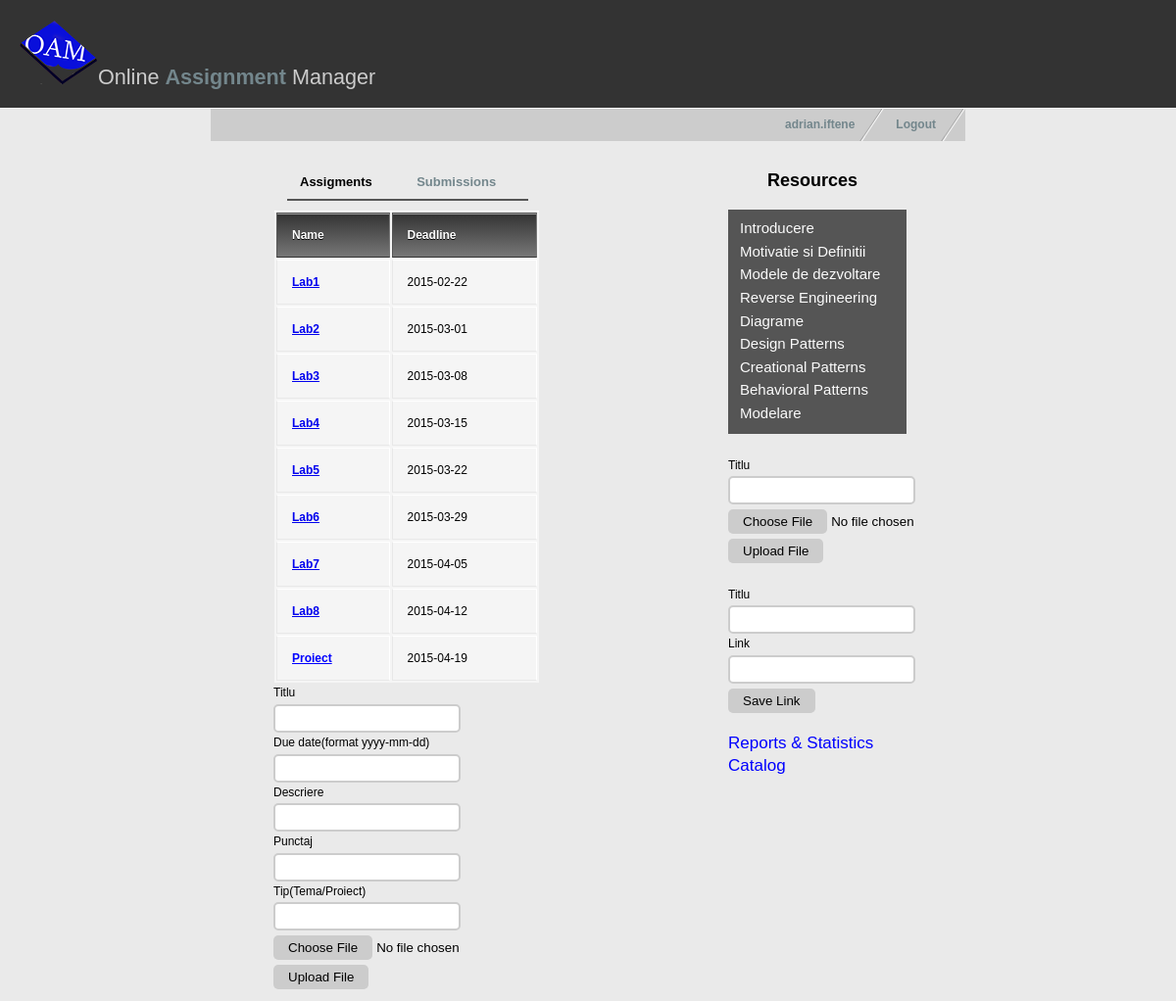
/profesorcourse.php?name=Ingineria Programarii (signed in), run on the app's committed database.
### tables this page shows
CREATE TABLE Assignment(
  IdAssignment INT(10) PRIMARY KEY,
  IdMaterie INT(10) NOT NULL,
  Titlu VARCHAR(30) NOT NULL,
  Descriere VARCHAR(255),
  AssignDate DATE NOT NULL,
  DueDate DATE NOT NULL,
  Punctaj DECIMAL(3) NOT NULL,
  Tip VARCHAR(10) NOT NULL,
  Path VARCHAR(255),
  FOREIGN KEY(IdMaterie) REFERENCES Materie(IdMaterie),
  CHECK(Tip IN ('Tema','Proiect'))
  );

CREATE TABLE Resource(
  IdResursa INT(10) PRIMARY KEY,
  Nume VARCHAR(50) NOT NULL,
  IdMaterie INT(10) NOT NULL,
  Path VARCHAR(255),
  FOREIGN KEY(IdMaterie) REFERENCES Materie(IdMaterie)
  );

### profesorcourse.php (the view, shortened to what this page needs)
<!DOCTYPE html>
<?php
  $username = $_SESSION['username'];
  $numemat=$_GET["name"];
?>
<html xmlns="http://www.w3.org/1999/xhtml" xml:lang="en" lang="en">
<head>
<link href="style.css" rel="stylesheet" type="text/css" />
</head>
<body>
<div id="header">
  <h1><img src="images/oamlogo3.png" alt="" />Online <span style="font-weight:bold; color:#73868C;">Assignment</span> Manager</h1>
</div>
<div id="container">
    <ul id="nav">
	  <li><a href="index.html">Logout</a></li>
      <li><a href="profindex.php"><?php echo $username ?></a></li>
    </ul>
  <div id="contentleft">
    <ul id="nav2" style="margin-left: 30px">
      <li><a href="#" style="color: #000;">Assigments</a></li>
      <li><a href="profsubs.php?name=<?php print $numemat?>">Submissions</a></li>
    </ul>
    <table>
      <thead>
        <tr>
          <th>Name</th>
          <th>Deadline</th>
        </tr>
      </thead>
      <tbody>
	  <?php
		$result = mysql_query("select assignment.titlu as t,assignment.path as p,assignment.duedate as d
			from assignment JOIN materie ON materie.IdMaterie=assignment.IdMaterie
			where materie.nume='$numemat';");
		while($line = mysql_fetch_array($result, MYSQL_ASSOC)) {
	  ?>
		<tr>
          <td><a href="<?php print $line["p"]?>"><strong><?php print $line["t"]?></strong></a></td>
          <td><?php print $line["d"]?></td>
        </tr>
    <?php }?>
      </tbody>
    </table>
    <form action="uploadprofassign.php" method="post" enctype='multipart/form-data' class="formular">
		  Titlu <br><input type="text" name="titlu"><br>
		  Due date(format yyyy-mm-dd) <input type="text" name="duedate"><br>
		  Descriere <br><input type="text" name="descriere"><br>
		  Punctaj <br><input type="text" name="punctaj">
		  Tip(Tema/Proiect) <br><input type="text" name="tip">
		  <input type="file" name="uploadFile" class="file-upload">
		  <input type="submit"  name="submit" value="Upload File" class="submit-upload">
	</form>
  </div>
  <div id="contentright">
    <h3 id="res">Resources</h3>
    <ul id="resources">
	<?php
		$result = mysql_query("select resource.nume as n,resource.path as p
			from resource JOIN materie ON materie.IdMaterie=resource.IdMaterie
			where materie.nume='$numemat';");
		while($line = mysql_fetch_array($result, MYSQL_ASSOC)) {
	?>
		<li><a href="<?php print $line["p"]?>"><?php print $line["n"]?></a></li>
    <?php }?>
    </ul>
	<form action="uploadprofcurs.php" method="post" enctype='multipart/form-data'><br>
		Titlu <br><input type="text" name="nume">
		<input type="file" name="uploadFile" class="file-upload">
		<input type="submit"  name="submit" value="Upload File" class="submit-upload">
	</form>
	<form action="uploadprofcurslink.php" method="post"><br>
		Titlu <br><input type="text" name="nume"><br>
		Link <br><input type="text" name="link">
    <input type="submit"  name="submit" value="Save Link" class="submit-upload">
	</form>
	<div id="reportdiv">
    <a href="testraport.php" id="reports" target="_blank">Reports &amp; Statistics</a><br />
    <a href="profcatalog.php?name=<?php print $numemat?>" id="reports" target="_blank">Catalog</a><br />
  </div>
  </div>
</div>
</body>
</html>

### style.css (style rules this page uses)
body { margin: 0; padding: 0; font: 75% tahoma, Verdana, Arial, sans-serif; line-height: 1.8em; background: #eaeaea url(images/bg.jpg) top left repeat-x; }
#header { background: #333; padding: 20px; border-bottom: 1px solid #fff; }
#header h1 { padding: 0; margin: 0; font-family: Georgia, sans-serif; font-weight: normal; font-size: 180%; color: #ccc; }
#container { width: 770px; margin: 0 auto; padding: 0; }
#nav { float: right; width: 100%; margin: 0; padding: 0px; list-style: none; background: #ccc; }
#nav li { float: right; margin: 0; padding: 0; }
#nav a { float:left; display: block; padding: 0.5em 2.5em 0.5em 1em; text-decoration: none; font-weight: bold; font-size: 100%; color: #73868c; background: #ccc url(images/nav_slant.gif) no-repeat top right; }
#nav2 { width: 100%; padding: 0; list-style: none; padding: 0 0 0 3em; }
#nav2 a { float: left; display: block; padding: 0.7em 2.5em 0.5em 1em; text-decoration: none; font-weight: bold; font-size: 100%; color: #73868c; border-bottom: 2px solid #555; margin-bottom:10px; font-size: 13px; }
#contentleft { float: left; margin-top: 10px; width: 450px; padding: 0 1em 1em 1em; }
#contentright { margin-top: 0px; float: right; width: 230px; padding: 1em 1em 1em 2em; }
table { background: #f5f5f5; border-collapse: separate; box-shadow: inset 0 1px 0 #fff; font-size: 12px; line-height: 24px; margin-left: 53px; text-align: left; width: 270px; }
th { background: linear-gradient(#333, #777); border-left: 1px solid #555; border-right: 1px solid #777; border-top: 1px solid #555; border-bottom: 1px solid #333; box-shadow: inset 0 1px 0 #999; color: #fff; font-weight: bold; padding: 10px 15px; position: relative; text-shadow: 0 1px 0 #000; }
td { border-right: 1px solid #fff; border-left: 1px solid #e8e8e8; border-top: 1px solid #fff; border-bottom: 1px solid #e8e8e8; padding: 10px 15px; position: relative; }
#reports { font-size: 17px; color: blue; text-decoration: none; }
#reportdiv { margin-top: 20px; }
h1 { font-family: Georgia, serif; font-size: 180%; padding: 30px 0 10px 0; color: #73868c; }
#res { font-family: helvetica, Verdana, Arial; font-size: 18px; padding-left: 40px; }
#resources { width: 170px; list-style: none; margin: 0; padding: 0; background: #303030; opacity: 0.8; padding: 0.7em 0em 0.7em 1em; }
#resources a { text-decoration: none; color: #FFF; font-size: 15px; }
form input[type=text] { padding:5px; border:2px solid #ccc; -webkit-border-radius: 5px; border-radius: 5px; }
.submit-upload { margin-top: 5px; padding:5px 15px; background:#ccc; border:0 none; cursor:pointer; -webkit-border-radius: 5px; border-radius: 5px; }
.formular { width: 250px; margin-left: 52px; }

### data on the page
assignment: Titlu "Lab1", DueDate "2015-02-22"
assignment: Titlu "Lab2", DueDate "2015-03-01"
assignment: Titlu "Lab3", DueDate "2015-03-08"
assignment: Titlu "Lab4", DueDate "2015-03-15"
assignment: Titlu "Lab5", DueDate "2015-03-22"
assignment: Titlu "Lab6", DueDate "2015-03-29"
assignment: Titlu "Lab7", DueDate "2015-04-05"
assignment: Titlu "Lab8", DueDate "2015-04-12"
assignment: Titlu "Proiect", DueDate "2015-04-19"
resource: Nume "Introducere"
resource: Nume "Motivatie si Definitii"
resource: Nume "Modele de dezvoltare"
resource: Nume "Reverse Engineering"
resource: Nume "Diagrame"
resource: Nume "Design Patterns"
resource: Nume "Creational Patterns"
resource: Nume "Behavioral Patterns"
resource: Nume "Modelare"

### other printed values
$username "adrian.iftene"
